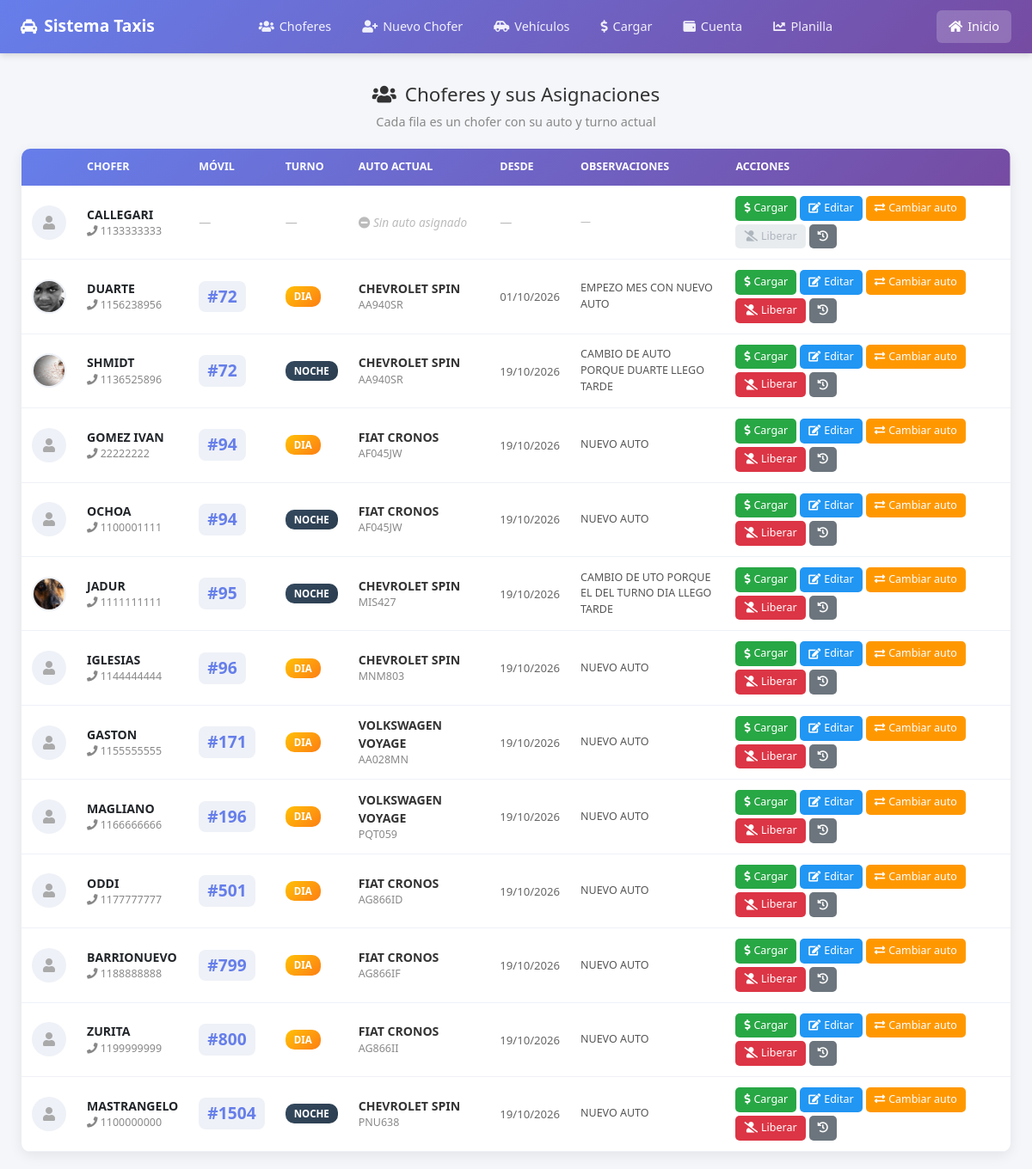
Screenshot of /php/taxis.php with the database file from the repository.
### tables this page shows
CREATE TABLE `choferes` (
  `id` int(11) NOT NULL AUTO_INCREMENT,
  `nombre` varchar(50) NOT NULL,
  `cel` varchar(15) NOT NULL DEFAULT '',
  `email` varchar(40) NOT NULL DEFAULT '',
  `barrio` varchar(50) NOT NULL DEFAULT '',
  `dir` varchar(50) NOT NULL DEFAULT '',
  `cp` varchar(5) NOT NULL DEFAULT '',
  `foto` varchar(50) DEFAULT NULL,
  `activo` tinyint(1) NOT NULL DEFAULT 1,
  `fecha_alta` date NOT NULL,
  PRIMARY KEY (`id`)
);

CREATE TABLE `asignaciones_auto` (
  `id` int(11) NOT NULL AUTO_INCREMENT,
  `chofer_id` int(11) NOT NULL,
  `vehiculo_id` int(11) NOT NULL,
  `turno` varchar(10) NOT NULL DEFAULT 'DIA',
  `fecha_desde` date NOT NULL,
  `fecha_hasta` date DEFAULT NULL,
  `activa` tinyint(1) NOT NULL DEFAULT 1,
  `observaciones` varchar(255) DEFAULT '',
  PRIMARY KEY (`id`),
  KEY `idx_chofer` (`chofer_id`),
  KEY `idx_vehiculo` (`vehiculo_id`),
  KEY `idx_activa` (`activa`),
  KEY `idx_vehiculo_turno_activa` (`vehiculo_id`,`turno`,`activa`)
);

CREATE TABLE `vehiculos` (
  `id` int(11) NOT NULL AUTO_INCREMENT,
  `movil` int(11) NOT NULL,
  `marca` varchar(20) NOT NULL,
  `modelo` varchar(20) NOT NULL,
  `dominio` varchar(10) NOT NULL,
  `tipo` varchar(10) NOT NULL DEFAULT 'TAXI',
  `activo` tinyint(1) NOT NULL DEFAULT 1,
  PRIMARY KEY (`id`),
  UNIQUE KEY `movil_unico` (`movil`)
);

### php/taxis.php (the view, shortened to what this page needs)
<?php
$con = conexion();
$con->set_charset("utf8mb4");
$sql = "SELECT
            c.id AS chofer_id,
            c.nombre, c.cel, c.email, c.foto, c.activo,
            a.id AS asignacion_id, a.turno, a.fecha_desde, a.observaciones,
            v.id AS vehiculo_id, v.movil, v.marca, v.modelo, v.dominio
        FROM choferes c
        LEFT JOIN asignaciones_auto a ON a.chofer_id = c.id AND a.activa = 1
        LEFT JOIN vehiculos v ON v.id = a.vehiculo_id
        WHERE c.activo = 1
        ORDER BY v.movil ASC, a.turno ASC, c.nombre ASC";
$result = $con->query($sql);
?>
<!doctype html>
<html lang="es">
<head>
    <link rel="stylesheet" href="../css/bootstrap.min.css">
    <link rel="stylesheet" href="../css/all.min.css">
</head>
<body>
    <?php include "menu.php"; ?>
    <div class="page-wrapper">
        <h1 class="page-title"><i class="fas fa-users"></i> Choferes y sus Asignaciones</h1>
        <p class="subtitle">Cada fila es un chofer con su auto y turno actual</p>
        <table>
            <thead>
                <tr>
                    <th style="width:40px;"></th>
                    <th>Chofer</th>
                    <th>Móvil</th>
                    <th>Turno</th>
                    <th>Auto actual</th>
                    <th>Desde</th>
                    <th>Observaciones</th>
                    <th>Acciones</th>
                </tr>
            </thead>
            <tbody>
                <?php while ($c = $result->fetch_assoc()): ?>
                    <tr>
                        <td>
                            <?php if (!empty($c['foto'])): ?>
                                <img src="../images/<?php echo htmlspecialchars($c['foto']); ?>" class="foto-chof">
                            <?php else: ?>
                                <div class="sin-foto"><i class="fas fa-user"></i></div>
                            <?php endif; ?>
                        </td>
                        <td>
                            <div style="font-weight:600;"><?php echo htmlspecialchars($c['nombre']); ?></div>
                            <div style="font-size:0.78rem; color:#888;">
                                <?php if (!empty($c['cel'])): ?>
                                    <i class="fas fa-phone"></i> <?php echo htmlspecialchars($c['cel']); ?>
                                <?php endif; ?>
                            </div>
                        </td>
                        <td>
                            <?php if (!empty($c['movil'])): ?>
                                <span class="movil-numero">#<?php echo htmlspecialchars($c['movil']); ?></span>
                            <?php else: ?>
                                <span style="color:#bbb;">—</span>
                            <?php endif; ?>
                        </td>
                        <td>
                            <?php if (!empty($c['turno'])): ?>
                                <span class="badge-turno <?php echo ($c['turno'] === 'DIA') ? 'badge-dia' : 'badge-noche'; ?>">
                                    <?php echo htmlspecialchars($c['turno']); ?>
                                </span>
                            <?php else: ?>
                                <span style="color:#bbb;">—</span>
                            <?php endif; ?>
                        </td>
                        <td>
                            <?php if (!empty($c['vehiculo_id'])): ?>
                                <div class="vehiculo-info"><?php echo htmlspecialchars($c['marca'] . ' ' . $c['modelo']); ?></div>
                                <div class="vehiculo-dominio"><?php echo htmlspecialchars($c['dominio']); ?></div>
                            <?php else: ?>
                                <span class="sin-auto"><i class="fas fa-minus-circle"></i> Sin auto asignado</span>
                            <?php endif; ?>
                        </td>
                        <td>
                            <?php if (!empty($c['fecha_desde'])): ?>
                                <span style="font-size:0.82rem; color:#666;">
                                    <?php echo date('d/m/Y', strtotime($c['fecha_desde'])); ?>
                                </span>
                            <?php else: ?>
                                <span style="color:#bbb;">—</span>
                            <?php endif; ?>
                        </td>
                        <td style="max-width:200px; font-size:0.78rem; color:#555;">
                            <?php echo !empty($c['observaciones']) ? htmlspecialchars($c['observaciones']) : '<span style="color:#bbb; font-style:italic;">—</span>'; ?>
                        </td>
                        <td>
                            <div class="acciones-cell">
                                <button class="btn-accion btn-cargar" onclick="cargarRecaudacion(<?php echo $c['chofer_id']; ?>)">
                                    <i class="fas fa-dollar-sign"></i> Cargar
                                </button>
                                <button class="btn-accion btn-editar" onclick="editarChofer(<?php echo $c['chofer_id']; ?>)">
                                    <i class="fas fa-edit"></i> Editar
                                </button>
                                <button class="btn-accion btn-cambiar" onclick="cambiarAuto(<?php echo $c['chofer_id']; ?>)">
                                    <i class="fas fa-exchange-alt"></i> Cambiar auto
                                </button>
                                <?php if (!empty($c['asignacion_id'])): ?>
                                    <button class="btn-accion btn-liberar" onclick="liberarChofer(<?php echo $c['chofer_id']; ?>)" title="Quitar auto y turno">
                                        <i class="fas fa-user-slash"></i> Liberar
                                    </button>
                                <?php else: ?>
                                    <button class="btn-accion btn-liberar" disabled title="No tiene auto asignado">
                                        <i class="fas fa-user-slash"></i> Liberar
                                    </button>
                                <?php endif; ?>
                                <button class="btn-accion btn-historial" onclick="verHistorial(<?php echo $c['chofer_id']; ?>)">
                                    <i class="fas fa-history"></i>
                                </button>
                            </div>
                        </td>
                    </tr>
                <?php endwhile; ?>
            </tbody>
        </table>
    </div>
</body>
</html>

### php/taxis.php (style rules this page uses)
body { background: #f4f6fa; font-family: 'Segoe UI', Arial, sans-serif; margin: 0; }
.page-wrapper { max-width: 1400px; margin: 0 auto; padding: 20px 25px; }
.page-title { text-align: center; margin: 15px 0 8px; font-size: 1.4rem; color: #333; display: flex; align-items: center; justify-content: center; gap: 10px; }
.subtitle { text-align: center; color: #888; font-size: 0.9rem; margin-bottom: 20px; }
table { width: 100%; border-collapse: collapse; background: white; border-radius: 10px; overflow: hidden; box-shadow: 0 4px 15px rgba(0, 0, 0, 0.08); font-size: 0.88rem; }
thead { background: linear-gradient(135deg, #667eea, #764ba2); color: white; }
th { padding: 12px; text-align: left; font-weight: 600; font-size: 0.78rem; text-transform: uppercase; }
td { padding: 12px; border-bottom: 1px solid #eef1f7; vertical-align: middle; }
img.foto-chof { width: 40px; height: 40px; object-fit: cover; border-radius: 50%; border: 2px solid #eef1f7; }
.sin-foto { width: 40px; height: 40px; border-radius: 50%; background: #eef1f7; display: inline-flex; align-items: center; justify-content: center; color: #aaa; font-size: 1rem; }
.badge-turno { display: inline-block; padding: 3px 10px; border-radius: 10px; font-size: 0.72rem; font-weight: 700; color: white; }
.badge-dia { background: linear-gradient(135deg, #ffc107, #fd7e14); }
.badge-noche { background: linear-gradient(135deg, #34495e, #2c3e50); }
.movil-numero { font-size: 1.2rem; font-weight: 700; color: #667eea; background: #eef1f7; padding: 4px 10px; border-radius: 8px; display: inline-block; }
.vehiculo-info { font-weight: 600; color: #333; }
.vehiculo-dominio { font-size: 0.78rem; color: #888; }
.sin-auto { color: #bbb; font-style: italic; font-size: 0.85rem; }
.acciones-cell { display: flex; flex-wrap: wrap; gap: 4px; }
.btn-accion { padding: 5px 10px; border-radius: 5px; border: none; cursor: pointer; color: white; font-size: 0.78rem; font-weight: 500; display: inline-flex; align-items: center; gap: 4px; text-decoration: none; transition: all 0.2s; }
.btn-cargar { background-color: #28a745; }
.btn-editar { background-color: #2196F3; }
.btn-cambiar { background-color: #ff9800; }
.btn-historial { background-color: #6c757d; }
.btn-liberar { background-color: #dc3545; }
.btn-accion:disabled { background-color: #e9ecef; color: #adb5bd; cursor: not-allowed; transform: none; }

### rows the page displays
choferes: nombre "CALLEGARI", cel "1133333333", shows "Sin auto asignado", shows "Liberar"
asignaciones_auto: chofer.foto (picture), chofer.nombre "DUARTE", chofer.cel "1156238956", vehiculo.movil "72", turno "DIA", vehiculo.modelo "CHEVROLET SPIN", vehiculo.dominio "AA940SR", fecha_desde "01/10/2026", observaciones "EMPEZO MES CON NUEVO AUTO"
asignaciones_auto: chofer.foto (picture), chofer.nombre "SHMIDT", chofer.cel "1136525896", vehiculo.movil "72", turno "NOCHE", vehiculo.modelo "CHEVROLET SPIN", vehiculo.dominio "AA940SR", fecha_desde "19/10/2026", observaciones "CAMBIO DE AUTO PORQUE DUARTE LLEGO TARDE"
asignaciones_auto: chofer.nombre "GOMEZ IVAN", chofer.cel "22222222", vehiculo.movil "94", turno "DIA", vehiculo.modelo "FIAT CRONOS", vehiculo.dominio "AF045JW", fecha_desde "19/10/2026", observaciones "NUEVO AUTO"
asignaciones_auto: chofer.nombre "OCHOA", chofer.cel "1100001111", vehiculo.movil "94", turno "NOCHE", vehiculo.modelo "FIAT CRONOS", vehiculo.dominio "AF045JW", fecha_desde "19/10/2026", observaciones "NUEVO AUTO"
asignaciones_auto: chofer.foto (picture), chofer.nombre "JADUR", chofer.cel "1111111111", vehiculo.movil "95", turno "NOCHE", vehiculo.modelo "CHEVROLET SPIN", vehiculo.dominio "MIS427", fecha_desde "19/10/2026", observaciones "CAMBIO DE UTO PORQUE EL DEL TURNO DIA LLEGO TARDE"
asignaciones_auto: chofer.nombre "IGLESIAS", chofer.cel "1144444444", vehiculo.movil "96", turno "DIA", vehiculo.modelo "CHEVROLET SPIN", vehiculo.dominio "MNM803", fecha_desde "19/10/2026", observaciones "NUEVO AUTO"
asignaciones_auto: chofer.nombre "GASTON", chofer.cel "1155555555", vehiculo.movil "171", turno "DIA", vehiculo.modelo "VOLKSWAGEN VOYAGE", vehiculo.dominio "AA028MN", fecha_desde "19/10/2026", observaciones "NUEVO AUTO"
asignaciones_auto: chofer.nombre "MAGLIANO", chofer.cel "1166666666", vehiculo.movil "196", turno "DIA", vehiculo.modelo "VOLKSWAGEN VOYAGE", vehiculo.dominio "PQT059", fecha_desde "19/10/2026", observaciones "NUEVO AUTO"
asignaciones_auto: chofer.nombre "ODDI", chofer.cel "1177777777", vehiculo.movil "501", turno "DIA", vehiculo.modelo "FIAT CRONOS", vehiculo.dominio "AG866ID", fecha_desde "19/10/2026", observaciones "NUEVO AUTO"
asignaciones_auto: chofer.nombre "BARRIONUEVO", chofer.cel "1188888888", vehiculo.movil "799", turno "DIA", vehiculo.modelo "FIAT CRONOS", vehiculo.dominio "AG866IF", fecha_desde "19/10/2026", observaciones "NUEVO AUTO"
asignaciones_auto: chofer.nombre "ZURITA", chofer.cel "1199999999", vehiculo.movil "800", turno "DIA", vehiculo.modelo "FIAT CRONOS", vehiculo.dominio "AG866II", fecha_desde "19/10/2026", observaciones "NUEVO AUTO"
asignaciones_auto: chofer.nombre "MASTRANGELO", chofer.cel "1100000000", vehiculo.movil "1504", turno "NOCHE", vehiculo.modelo "CHEVROLET SPIN", vehiculo.dominio "PNU638", fecha_desde "19/10/2026", observaciones "NUEVO AUTO"
